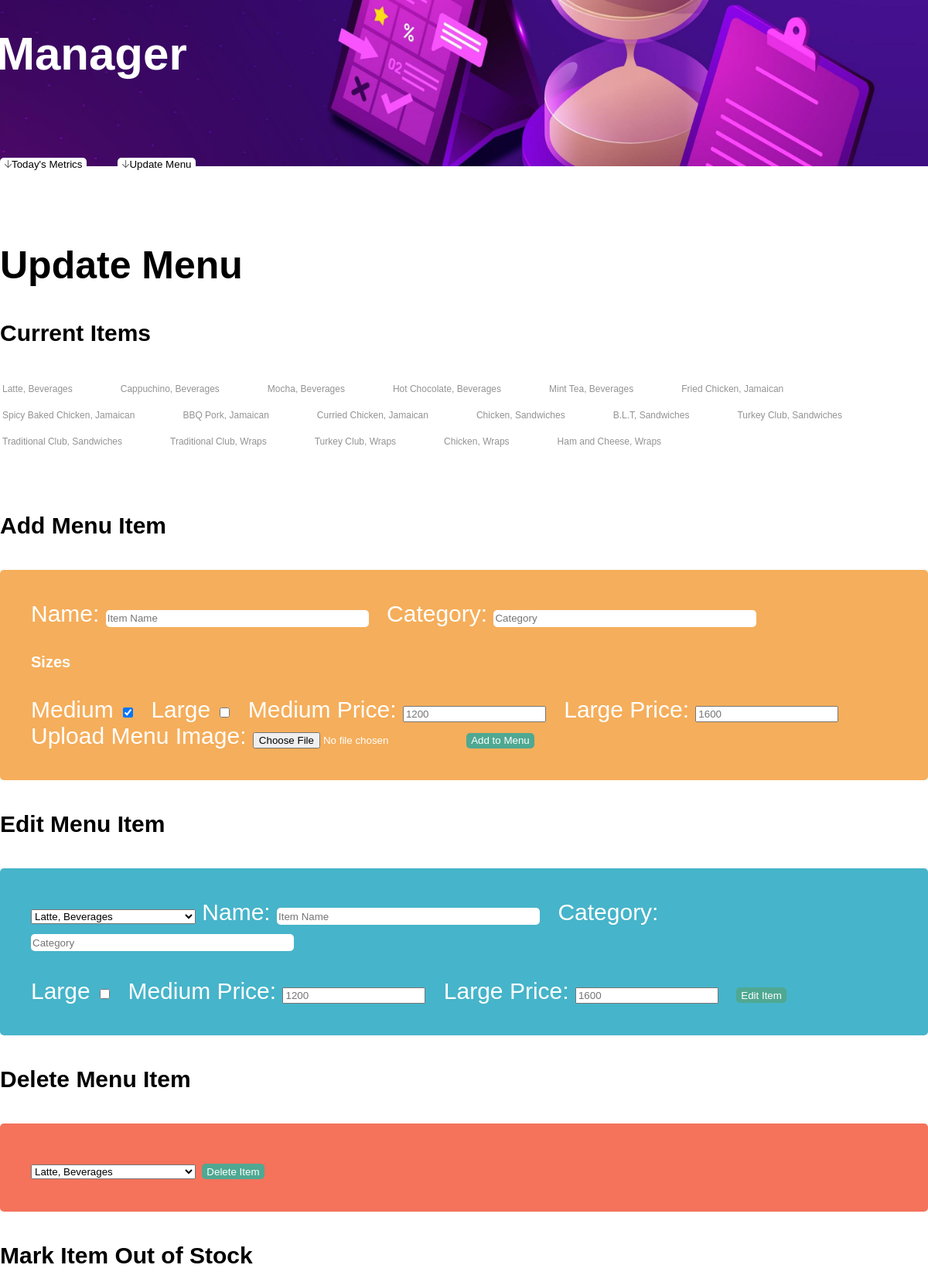
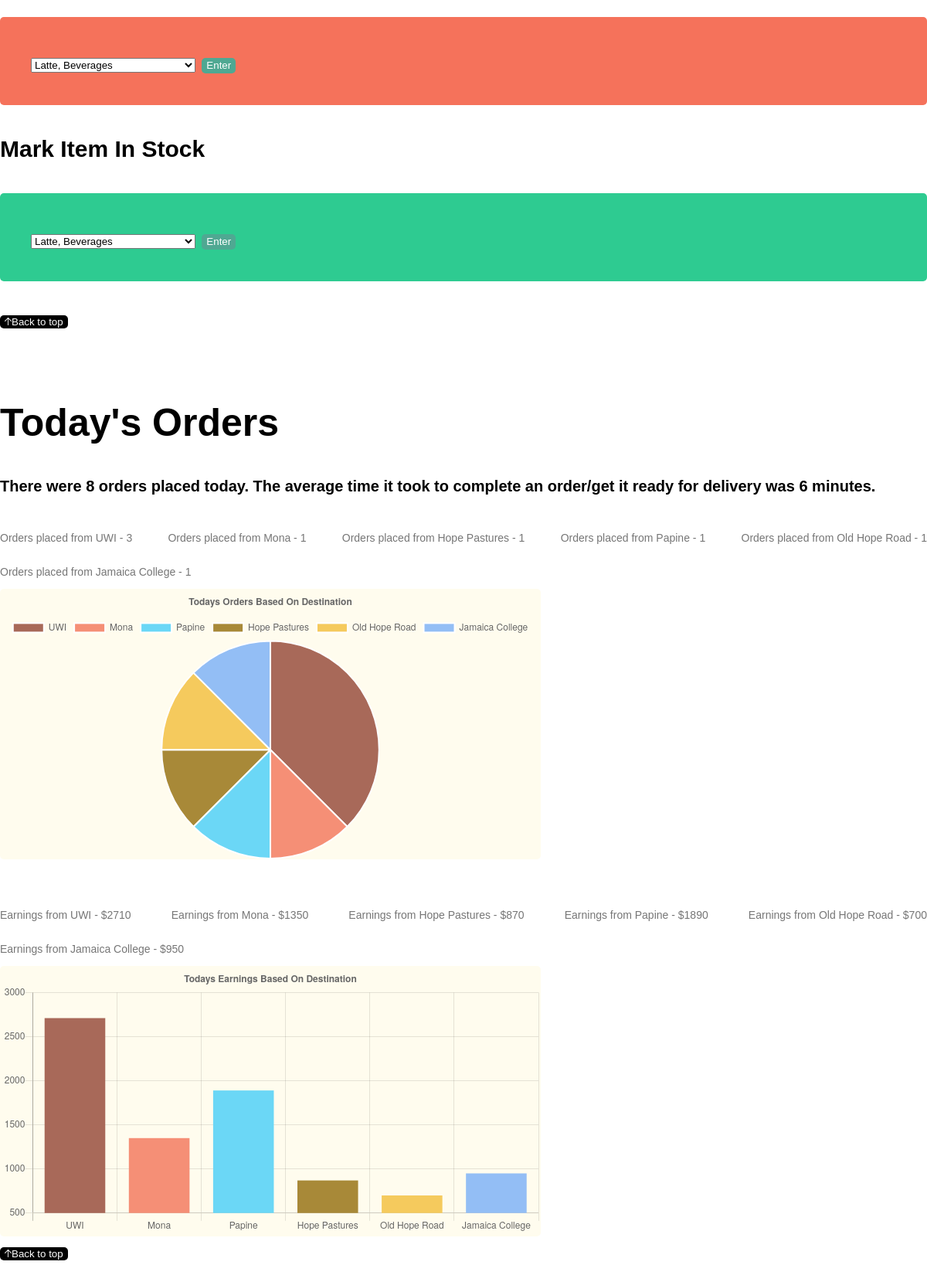
Screenshot of /managerPage.php with the database file from the repository (2 pictures, top to bottom).
### tables this page shows
CREATE TABLE `menuItems` (
    `id` int(11) NOT NULL AUTO_INCREMENT ,
    `name` varchar(50) NOT NULL default '',
    `category` varchar(35)  NOT NULL default '',
    `medium_size` char(3) NOT NULL default 'MED', 
    `large_size` char(3) NOT NULL default '', 
    `price` int(5)  NOT NULL default 0,
    `large_price` int(5) NOT NULL default 0,
    `image` varchar(50) NOT NULL default 'default-menu-image.jpg',
    `in_stock` varchar(3) NOT NULL default 'YES',
    PRIMARY KEY (`id`)

);

CREATE TABLE `orders` (
    `id` int(11) NOT NULL AUTO_INCREMENT,
    `total` int(11) NOT NULL default 0,
    `items` varchar(300)  NOT NULL default '',
    `status` char(4) NOT NULL default 'OPEN',
    `delivered` varchar(3) NOT NULL default 'NO',
    `date` varchar(11) NOT NULL default '',
    `gen_del_location` varchar(80) NOT NULL default '',
    `address` varchar(100) NOT NULL default '',
    `start_time` varchar(10) NOT NULL default '',
    `end_time` varchar(10) NOT NULL default '',
    `cusId` int(11) NOT NULL default 0,
    `deliveryPersonnel` varchar(100) NOT NULL default '',
    `payment` varchar(4) NOT NULL default '',
    PRIMARY KEY (`id`)

);

### manager.php (called while the page is built, shortened)
<?php
require_once 'DBManager.php';
require_once 'Metrics.php';
class Manager{
    private $metrics;
    function __construct($dbmanager){
        $this->metrics = new Metrics($dbmanager);
    }
    function viewMetrics(){
        $this->metrics->generateReport();
    }
}

### managerPage.php (the view, shortened to what this page needs)
<!DOCTYPE html>
<html lang="en">
<head>
    <link rel="stylesheet" href="managerPage.css">
</head>
<body>
    <?php
        require_once 'DBManager.php';
        require_once 'Metrics.php';
        require_once 'Manager.php';
        $host = 'localhost';
        $username = 'boardwalk_user';
        $password = 'password123';
        $dbname = 'cafeInfo';
        $db = new DBManager($host, $username, $password, $dbname);
        $manager = new Manager($db);
    ?>
    <div id="hero">
        <h1>Manager</h1>
    </div>
    <div id="nav-buttons">
        <a href="#metrics" class="bottomlink">
            <button class="topButton"><img src="images/downarrow.png">Today's Metrics</button>
        </a>
        <a href="#update-menu" class="bottomlink">
            <button class="topButton"><img src="images/downarrow.png">Update Menu</button>
        </a>
    </div>
    <div id = "update-menu">
        <h2>Update Menu</h2>
        <h4>Current Items</h4>
        <table id="current-menu">
            <tr>
            <?php
                $results = $db->menuInfo();
                foreach($results as $row): ?>
                    <td id="small-menu"><?=$row['name'].", ".$row['category'] ?></td>
            <?php endforeach ?>
            </tr>
        </table>
        <h4>Add Menu Item</h4>
        <form action="Manager.php" method="post" id="add-form" enctype="multipart/form-data">
            <label for="name">Name:</label>
            <input id="name" name="name" type="text" maxlength="50" required placeholder="Item Name">
            <label for="category">Category:</label>
            <input name="category" type="text" maxlength="35" required placeholder="Category">
            <h5>Sizes</h5>
            <label for="medium">Medium</label>
            <input id="medium" name="medium" type="checkbox" checked required>
            <label for="large">Large</label>
            <input id="large" name="large" type="checkbox">
            <label for="medium-price">Medium Price:</label>
            <input name="medium-price" id="medium-price" type="number" maxlength="5" required placeholder="1200">
            <label for="large-price">Large Price:</label>
            <input name="large-price" id="large-price" type="number" maxlength="5" placeholder="1600">
            <label for="menu-item-image">Upload Menu Image:</label>
            <input name="menu-item-image" type="file">
            <input type="submit" name="add-to-menu" value="Add to Menu"></input>
        </form>
        <h4>Edit Menu Item</h4>
        <form action="Manager.php" method="post" id="edit-form">
            <select name="menu-for-edit" id="menu-for-edit">
                <?php
                    $results = $db->menuInfo();
                    foreach($results as $row): ?>
                        <option value="<?=$row['id']?>"><?=$row['name'].", ".$row['category'] ?></option>
                <?php endforeach ?>
            </select>
            <label for="name">Name:</label>
            <input id="name" name="name" type="text" maxlength="50" required placeholder="Item Name">
            <label for="category">Category:</label>
            <input name="category" type="text" maxlength="35" required placeholder="Category">
            <br><br>
            <label for="large">Large</label>
            <input id="large" name="large" type="checkbox">
            <label for="medium-price">Medium Price:</label>
            <input name="medium-price" id="medium-price" type="number" required maxlength="5" placeholder="1200">
            <label for="large-price">Large Price:</label>
            <input name="large-price" id="large-price" type="number" maxlength="5" placeholder="1600">
            <input type="submit" name="edit-menu" value="Edit Item"></input>
        </form>
        <h4>Delete Menu Item</h4>
        <form action="Manager.php" method="post"id="delete-form">
            <select name="menu-for-del" id="menu-for-del">
                <?php
                    $results = $db->menuInfo();
                    foreach($results as $row): ?>
                        <option value="<?=$row['id']?>"><?=$row['name'].", ".$row['category'] ?></option>
                <?php endforeach ?>
            </select>
            <input type="submit" name="del-from-menu" value="Delete Item"></input>
        </form>
        <h4>Mark Item Out of Stock</h4>
        <form action="Manager.php" method="post"id="out-stock-form">
            <select name="menu-for-out" id="menu-for-out">
                <?php
                    $results = $db->menuInfo();
                    foreach($results as $row): ?>
                        <option value="<?=$row['id']?>"><?=$row['name'].", ".$row['category'] ?></option>
                <?php endforeach ?>
            </select>
            <input type="submit" name="out-from-menu" value="Enter"></input>
        </form>
        <h4>Mark Item In Stock</h4>
        <form action="Manager.php" method="post"id="in-stock-form">
            <select name="menu-for-in" id="menu-for-out">
                <?php
                    $results = $db->menuInfo();
                    foreach($results as $row): ?>
                        <option value="<?=$row['id']?>"><?=$row['name'].", ".$row['category'] ?></option>
                <?php endforeach ?>
            </select>
            <input type="submit" name="in-from-menu" value="Enter"></input>
        </form>
        <a href="#" class="toplink">
            <button class="linkButton"><img src="images/toparrow.png">Back to top</button>
        </a>
    </div>
    <div id = "metrics">
        <h2>Today's Orders</h2>
        <?php
            $manager->viewMetrics();
        ?>
        <a href="#" class="toplink">
            <button class="linkButton"><img src="images/toparrow.png">Back to top</button>
        </a>
    </div>
</body>
</html>

### Metrics.php (shortened to what this page needs)
<?php
require_once 'DBManager.php';
class Metrics{
    private $conn;
    function __construct($dbmanager)
    {
        $this->conn = $dbmanager->getConn();
    }
    function retrieveDB(){
        $date = date('d/M/Y');
        $uwi_count = 0;
        $mona_count = 0;
        $hope_pastures_count = 0;
        $papine_count =0;
        $old_hope_count = 0;
        $jc_count = 0;
        $uwi_earnings = 0;
        $mona_earnings = 0;
        $hope_pastures_earnings = 0;
        $papine_earnings = 0;
        $old_hope_earnings = 0;
        $jc_earnings = 0;
        $totalTime = 0;
        $stmt = $this->conn->prepare("SELECT * FROM `orders` WHERE `date` = :date");
        $stmt->bindParam(':date', $date, PDO::PARAM_STR);
        if($stmt->execute()){
            $results = $stmt->fetchAll(PDO::FETCH_ASSOC);
            $ordersToday = $stmt->rowcount();
            foreach($results as $row){
                switch($row['gen_del_location']){
                    case 'UWI':
                        $uwi_count += 1;
                        $uwi_earnings += $row['total'];
                        break;
                    case 'Mona':
                        $mona_count += 1;
                        $mona_earnings += $row['total'];
                        break;
                    case 'Hope Pastures':
                        $hope_pastures_count += 1;
                        $hope_pastures_earnings += $row['total'];
                        break;
                    case 'Papine':
                        $papine_count += 1;
                        $papine_earnings += $row['total'];
                        break;
                    case 'Old Hope Road':
                        $old_hope_count += 1;
                        $old_hope_earnings += $row['total'];
                        break;
                    case 'Jamaica College':
                        $jc_count += 1;
                        $jc_earnings += $row['total'];
                        break;
                }
                $time1 = strtotime($row['start_time']);
                $time2 = strtotime($row['end_time']);
                $difference = abs(($time2 - $time1)/60);
                $totalTime += $difference;
            }
            $avg_time = round(abs($totalTime/$ordersToday));
            return ['orders_today'=>$ordersToday, 'avg_time'=>$avg_time, 'uwi_num'=>$uwi_count, 'mona_num'=>$mona_count, 'hope_past_num'=>$hope_pastures_count, 'papine_num'=>$papine_count, 'old_hope_num'=>$old_hope_count, 'jc_num'=>$jc_count, 'uwi_earn'=>$uwi_earnings, 'mona_earn'=>$mona_earnings, 'hope_past_earn'=>$hope_pastures_earnings, 'papine_earn'=>$papine_earnings, 'old_hope_earn'=>$old_hope_earnings, 'jc_earn'=>$jc_earnings];
        }else{
            echo 'information couldnt be retrieved';
        }
    }
    function generateReport(){
        $results = $this->retrieveDB();?>
            <h5>There were <?=$results['orders_today']?> orders placed today. The average time it took to complete an order/get it ready for delivery was <?=$results['avg_time']?> minutes.</h5>
            <div id="orderRes">
                <p>Orders placed from UWI - <?=$results['uwi_num']?></p>
                <p>Orders placed from Mona - <?=$results['mona_num']?></p>
                <p>Orders placed from Hope Pastures - <?=$results['hope_past_num']?></p>
                <p>Orders placed from Papine - <?=$results['papine_num']?></p>
                <p>Orders placed from Old Hope Road - <?=$results['old_hope_num']?></p>
                <p>Orders placed from Jamaica College - <?=$results['jc_num']?></p>
            </div>
            <canvas id="numChart" style="width:100%;max-width:700px"></canvas>
            <div id="earnRes">
            <p>Earnings from UWI - $<?=$results['uwi_earn']?></p>
            <p>Earnings from Mona - $<?=$results['mona_earn']?></p>
            <p>Earnings from Hope Pastures - $<?=$results['hope_past_earn']?></p>
            <p>Earnings from Papine - $<?=$results['papine_earn']?></p>
            <p>Earnings from Old Hope Road - $<?=$results['old_hope_earn']?></p>
            <p>Earnings from Jamaica College - $<?=$results['jc_earn']?></p>
            </div>
            <canvas id="earnChart" style="width:100%;max-width:700px"></canvas>
        <?php echo'
        <script>
            new Chart("numChart", {
                type: "pie",
                data: {
                    labels: ["UWI", "Mona", "Papine", "Hope Pastures", "Old Hope Road", "Jamaica College"],
                    datasets: [{
                    backgroundColor: ["#A86959", "#F58F76", "#6BD7F6", "#A88938", "#F5CA5D", "#93BEF5"],
                    data: ['.$results["uwi_num"].','.$results["mona_num"].','.$results["papine_num"].','.$results["hope_past_num"].','.$results["old_hope_num"].','.$results["jc_num"].']
                    }]
                },
                options: {
                    title: {
                    display: true,
                    text: "Todays Orders Based On Destination"
                    }
                }
            });
            new Chart("earnChart", {
                type: "bar",
                data: {
                    labels: ["UWI", "Mona", "Papine", "Hope Pastures", "Old Hope Road", "Jamaica College"],
                    datasets: [{
                    backgroundColor: ["#A86959", "#F58F76", "#6BD7F6", "#A88938", "#F5CA5D", "#93BEF5"],
                    data: ['.$results["uwi_earn"].','.$results["mona_earn"].','.$results["papine_earn"].','.$results["hope_past_earn"].','.$results["old_hope_earn"].','.$results["jc_earn"].']
                    }]
                },
                options: {
                    legend: {display: false},
                    title: {
                    display: true,
                    text: "Todays Earnings Based On Destination"
                    }
                }
            });
        </script>';
    }
}
?>

### managerPage.css (style rules this page uses)
body { font-family: Arial, Helvetica, sans-serif; margin: 20px; font-size: 16px; box-sizing: border-box; }
#hero { background-image: url("images/managerBack.jpg"); background-size: cover; height: 200px; margin: -25px; padding: 20px; color: #fff; }
h2 { margin-top: 90px; }
#nav-buttons { display: flex; }
#nav-buttons a { margin-right: 40px; }
#add-form { color: #fff; border: none; border-radius: 5px; background-color: #F5AE5B; padding: 40px; margin-bottom: 30px; }
#edit-form { color: #fff; border: none; border-radius: 5px; background-color: #46b4ca; padding: 40px; margin-bottom: 30px; }
#delete-form { color: #fff; border: none; border-radius: 5px; background-color: #f5725b; padding: 40px; margin-bottom: 30px; }
#out-stock-form { color: #fff; border: none; border-radius: 5px; background-color: #f5725b; padding: 40px; margin-bottom: 30px; }
#in-stock-form { color: #fff; border: none; border-radius: 5px; background-color: #2ecb91; padding: 40px; margin-bottom: 30px; }
form h5 { font-size: 20px; }
input { margin-right: 15px; }
input[type = text] { border: none; border-radius: 5px; height: 20px; width: 30%; }
input[type = submit] { color: #fff; border: none; border-radius: 5px; height: 20px; background-color: #4FA892; }
#current-menu { margin-bottom: 70px; }
#current-menu td { display: inline-block; margin-bottom: 10px; }
#small-menu { font-size: 12px; margin-right: 60px; color: rgb(147, 147, 147); }
.linkButton { border-radius: 5px; border: none; background-color: #000; color: #fff; }
.topButton { border-radius: 5px; border: none; background-color: #fff; color: #000; }
canvas { border-radius: 5px; background-color: rgb(255, 252, 238); }
#orderRes { font-size: 14px; color: rgb(118, 118, 118); display: flex; flex-wrap: wrap; justify-content: space-between; }
#earnRes { font-size: 14px; color: rgb(118, 118, 118); display: flex; flex-wrap: wrap; justify-content: space-between; margin-top: 50px; }
h5 { font-size: 20px }

### index.css (style rules this page uses)
body { font-family: Arial, Helvetica, sans-serif; margin: 0; font-size: 30px; box-sizing: border-box; overflow-x: hidden; }
h2 { font-size: 50px; }

### rows the page displays
menuitems: name "Latte", category "Beverages"
menuitems: name "Cappuchino", category "Beverages"
menuitems: name "Mocha", category "Beverages"
menuitems: name "Hot Chocolate", category "Beverages"
menuitems: name "Mint Tea", category "Beverages"
menuitems: name "Fried Chicken", category "Jamaican"
menuitems: name "Spicy Baked Chicken", category "Jamaican"
menuitems: name "BBQ Pork", category "Jamaican"
menuitems: name "Curried Chicken", category "Jamaican"
menuitems: name "Chicken", category "Sandwiches"
menuitems: name "B.L.T", category "Sandwiches"
menuitems: name "Turkey Club", category "Sandwiches"
menuitems: name "Traditional Club", category "Sandwiches"
menuitems: name "Traditional Club", category "Wraps"
menuitems: name "Turkey Club", category "Wraps"
menuitems: name "Chicken", category "Wraps"
menuitems: name "Ham and Cheese", category "Wraps"
orders: id "6", cusId "1", total "870"

### other values shown
$results['orders_today'] "8"
$results['uwi_num'] "3"
$results['uwi_earn'] "2710"
$results['mona_earn'] "1350"
$results['papine_earn'] "1890"
$results['old_hope_earn'] "700"
$results['jc_earn'] "950"
form field menu-for-edit "Latte, Beverages"
form field menu-for-del "Latte, Beverages"
form field menu-for-out "Latte, Beverages"
form field menu-for-in "Latte, Beverages"
chart data {{ $results["uwi_num"] }} 3
chart data {{ $results["mona_num"] }} 1
chart data {{ $results["papine_num"] }} 1
chart data {{ $results["hope_past_num"] }} 1
